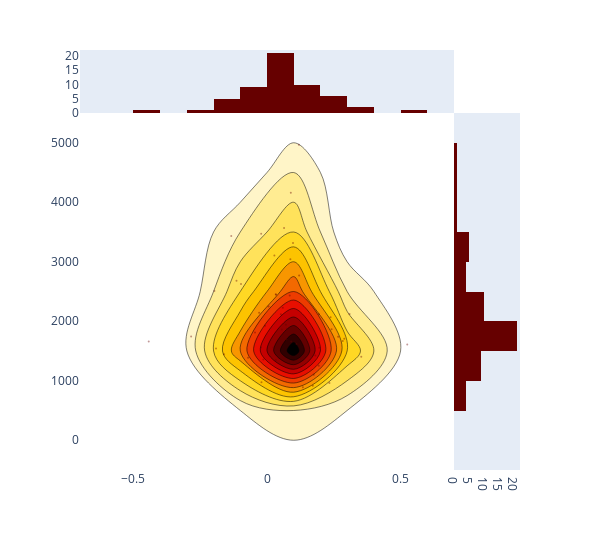

The notebook cell this image was saved under:
### Code cell
trace1 = go.Scatter(
    x=data['polarity'], y=data['song_length'], mode='markers', name='points',
    marker=dict(color='rgb(102,0,0)', size=2, opacity=0.4)
)
trace2 = go.Histogram2dContour(
    x=data['polarity'], y=data['song_length'], name='density', ncontours=20,
    colorscale='Hot', reversescale=True, showscale=False
)
trace3 = go.Histogram(
    x=data['polarity'], name='Sentiment polarity density',
    marker=dict(color='rgb(102,0,0)'),
    yaxis='y2'
)
trace4 = go.Histogram(
    y=data['song_length'], name='Song Length density', marker=dict(color='rgb(102,0,0)'),
    xaxis='x2'
)
plot_data = [trace1, trace2, trace3, trace4]

layout = go.Layout(
    showlegend=False,
    autosize=False,
    width=600,
    height=550,
    xaxis=dict(
        domain=[0, 0.85],
        showgrid=False,
        zeroline=False
    ),
    yaxis=dict(
        domain=[0, 0.85],
        showgrid=False,
        zeroline=False
    ),
    margin=dict(
        t=50
    ),
    hovermode='closest',
    bargap=0,
    xaxis2=dict(
        domain=[0.85, 1],
        showgrid=False,
        zeroline=False
    ),
    yaxis2=dict(
        domain=[0.85, 1],
        showgrid=False,
        zeroline=False
    )
)

fig = go.Figure(data=plot_data, layout=layout)
iplot(fig, filename='2dhistogram-2d-density-plot-subplots')

### Figure 1 — Plotly figure (JSON) as saved in the notebook; plotly's stock layout.template omitted (floating-point values rounded to 4 significant figures)
{"data": [{"marker": {"color": "rgb(102,0,0)", "opacity": 0.4, "size": 2}, "mode": "markers", "name": "points", "type": "scatter", "x": [0.03269, 0.3091, 0.0276, 0.0525, 0.2416, 0.05556, 0.1202, 0.2837, 0.0875, -0.1142, 0.175, 0.238, -0.1908, 0.1105, 0.08889, 0.1714, 0.1939, -0.02945, 0.2338, 0.1958, 0.06384, -0.01364, 0.02434, 0.1342, -0.1611, 0.07834, -0.02275, 0.05912, -0.07091, -0.1337, -0.04493, 0.09048, 0.2891, -0.007405, 0.073, 0.525, -0.02182, 0.03404, 0.181, 0.2663, -0.1971, 0.0974, 0.1943, 0.3529, 0.05208, -0.284, 0.1193, 0.03333, 0.005813, 0.07411, -0.4427, -0.09722, 0.08924, 0.07083, -0.02069, 0.08509], "y": [2454, 2120, 3103, 1614, 1865, 1859, 2769, 1668, 3040, 2680, 1100, 2067, 1543, 1618, 1324, 916, 1251, 2141, 960, 1556, 3566, 1355, 1558, 889, 1445, 1780, 1559, 2225, 1388, 3434, 1809, 1660, 1707, 1924, 1695, 1608, 3469, 2444, 1422, 1741, 2507, 3313, 2117, 1401, 2116, 1745, 4965, 1347, 2248, 1875, 1660, 2625, 4159, 1940, 976, 2434]}, {"colorscale": [[0, "rgb(0,0,0)"], [0.3333, "rgb(230,0,0)"], [0.6667, "rgb(255,210,0)"], [1, "rgb(255,255,255)"]], "name": "density", "ncontours": 20, "reversescale": true, "showscale": false, "type": "histogram2dcontour", "x": [0.03269, 0.3091, 0.0276, 0.0525, 0.2416, 0.05556, 0.1202, 0.2837, 0.0875, -0.1142, 0.175, 0.238, -0.1908, 0.1105, 0.08889, 0.1714, 0.1939, -0.02945, 0.2338, 0.1958, 0.06384, -0.01364, 0.02434, 0.1342, -0.1611, 0.07834, -0.02275, 0.05912, -0.07091, -0.1337, -0.04493, 0.09048, 0.2891, -0.007405, 0.073, 0.525, -0.02182, 0.03404, 0.181, 0.2663, -0.1971, 0.0974, 0.1943, 0.3529, 0.05208, -0.284, 0.1193, 0.03333, 0.005813, 0.07411, -0.4427, -0.09722, 0.08924, 0.07083, -0.02069, 0.08509], "y": [2454, 2120, 3103, 1614, 1865, 1859, 2769, 1668, 3040, 2680, 1100, 2067, 1543, 1618, 1324, 916, 1251, 2141, 960, 1556, 3566, 1355, 1558, 889, 1445, 1780, 1559, 2225, 1388, 3434, 1809, 1660, 1707, 1924, 1695, 1608, 3469, 2444, 1422, 1741, 2507, 3313, 2117, 1401, 2116, 1745, 4965, 1347, 2248, 1875, 1660, 2625, 4159, 1940, 976, 2434]}, {"marker": {"color": "rgb(102,0,0)"}, "name": "Sentiment polarity density", "type": "histogram", "x": [0.03269, 0.3091, 0.0276, 0.0525, 0.2416, 0.05556, 0.1202, 0.2837, 0.0875, -0.1142, 0.175, 0.238, -0.1908, 0.1105, 0.08889, 0.1714, 0.1939, -0.02945, 0.2338, 0.1958, 0.06384, -0.01364, 0.02434, 0.1342, -0.1611, 0.07834, -0.02275, 0.05912, -0.07091, -0.1337, -0.04493, 0.09048, 0.2891, -0.007405, 0.073, 0.525, -0.02182, 0.03404, 0.181, 0.2663, -0.1971, 0.0974, 0.1943, 0.3529, 0.05208, -0.284, 0.1193, 0.03333, 0.005813, 0.07411, -0.4427, -0.09722, 0.08924, 0.07083, -0.02069, 0.08509], "yaxis": "y2"}, {"marker": {"color": "rgb(102,0,0)"}, "name": "Song Length density", "type": "histogram", "xaxis": "x2", "y": [2454, 2120, 3103, 1614, 1865, 1859, 2769, 1668, 3040, 2680, 1100, 2067, 1543, 1618, 1324, 916, 1251, 2141, 960, 1556, 3566, 1355, 1558, 889, 1445, 1780, 1559, 2225, 1388, 3434, 1809, 1660, 1707, 1924, 1695, 1608, 3469, 2444, 1422, 1741, 2507, 3313, 2117, 1401, 2116, 1745, 4965, 1347, 2248, 1875, 1660, 2625, 4159, 1940, 976, 2434]}], "layout": {"autosize": false, "bargap": 0, "height": 550, "hovermode": "closest", "margin": {"t": 50}, "showlegend": false, "width": 600, "xaxis": {"domain": [0, 0.85], "showgrid": false, "zeroline": false}, "xaxis2": {"domain": [0.85, 1], "showgrid": false, "zeroline": false}, "yaxis": {"domain": [0, 0.85], "showgrid": false, "zeroline": false}, "yaxis2": {"domain": [0.85, 1], "showgrid": false, "zeroline": false}}}
